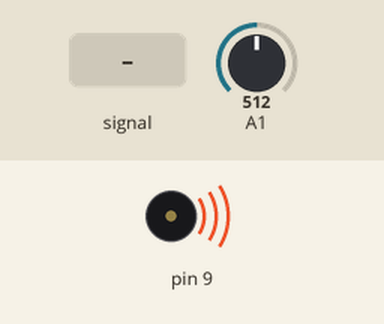
Bench run of a sketch on a simulated Arduino Uno, built with avr-gcc and run on an emulated ATmega328P. Parts: buzzer (waves = sounding). The inputs (shaded band) are chosen by the test bench; at power-on: A1 = 512. What the sketch prints to the serial monitor is not drawn.

Above: at 1.2 s.
1.3 s: A1 fed a 200 Hz sine of ±81 counts around its level
2.8 s: A1 set to 716
4.4 s: A1 set to 900
Timing chart, 0 to 7.4 s (numbered marks = the images above; inputs shaded):
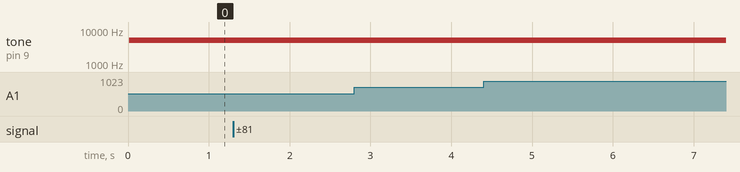

The sketch:

sketch_bio_2.0.ino
```cpp
#include <TimerOne.h>
#define arrSize 32
#define noise 135
double sData = 0;
int val[arrSize];
int x=0;
int value, value1;
int value2, value3;
int smin=1023;
int smax=0;
int i=0;
float tmp;
int k=0;
float data[]{ };
int max[]{ };
int d;
int j;
float chast;

void sd(){
  val[x]=map(analogRead(A1), 0, 1023, 0, 255);
  Serial.write(val[x++]);
  if (x == arrSize) {
    // Если полностью заполнили массив
    // не выходим индексом i за размер массива
    x = 0;

    // Инициализируем максимальное и минимальное значение
    double maxV = val[0], minV = val[0];

    for (int m = 0; m < arrSize; m++) {
      if (val[m] > maxV)
        maxV = val[m];
      if (val[m] < minV)
        minV = val[m];
    }

    sData = maxV - minV;
  }
  if (sData < noise)
    digitalWrite(9,HIGH);
  else
    digitalWrite(9,LOW);
}


void setup() {
//pinMode(A0, INPUT);
Serial.begin(115200);
pinMode(9, OUTPUT);
Timer1.initialize(3000);
Timer1.attachInterrupt(Getdata);
Timer1.attachInterrupt(sd);
for (int m=0; m<arrSize; m++){
  val[m]=1023;
}

}

int Getdata() {
  value=analogRead(A0);
  value1=map(value, 0, 1023, 0, 255);
  Serial.write(value1);
  Serial.write('A0');
  for (i=0; i<100; i++)
  {data[i]=data[i+1];}
  data[100]=value;


for (int j=0; j<15; j=j+1)
  max[j]=0;

  k=0;
  for (int j=2; j<99; j=j+1)
 {
  if ((data[j]>data[j-1]) && (data[j]>data[j+1]))
   {
     max[k]=j; k=k+1;
   }
 }

}
void loop() {
int rawValue=analogRead(A1);
int ecgValue(rawValue, 0, 1023, 0, 255);
Serial.println(ecgValue);
i=0;
chast =0;
i = 0;
 for (int j=1; j<10; j=j+1)
  if (max[j]>0)
   {
    chast=chast+(max[j]-max[j-1]);
    i=i+1;
   }
 chast=int(chast/i);
 if (( chast < 26 )&&(chast>13 )) {
  tone(9, 5000);
 }

}
```
